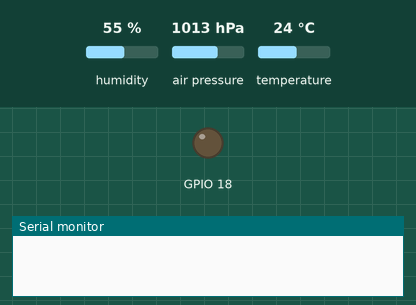
A program run on a simulated ESP32. Shown: output pins drawn as LEDs (lit = HIGH), the last lines printed to the serial monitor. Inputs (shaded band) come from the test bench; at power-on: humidity 55 %, air pressure 1013 hPa, temperature 24 °C. WiFi joins after 1.5 s; servers stay silent unless stated; uploads are accepted with an empty reply. At 3.1 s the program puts the board to deep sleep or switches it off; the recording ends there.

Above: at 0.0 s.
At 1.1 s:
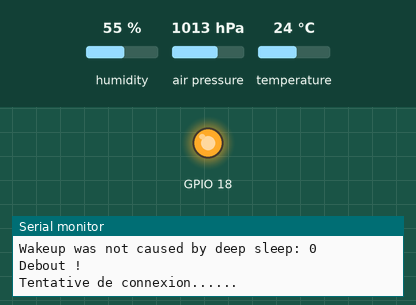
Timing chart, 0 to 2.6 s (numbered marks = the images above):
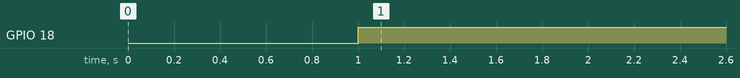

The program:

main.cpp
```cpp
#include <Arduino.h>
#include <Adafruit_Sensor.h>
#include <Adafruit_BME280.h>
#include <WiFi.h>
#include <HTTPClient.h>
#include "driver/adc.h"
#include <esp_wifi.h>
#include <esp_bt.h>
#include "constantes.h"

bool wifiOK;

bool webserviceOK;

Adafruit_BME280 bme; // Le capteur

float getTemperature()
{

  float temperature = 0;

  // Récupération de la température
  // On prend un certain nombre de mesures, et on en fait la moyenne
  for (int i = 0; i < NB_MESURES; i++)
  {
    temperature += bme.readTemperature();
  }

  temperature /= NB_MESURES;

  return temperature;
}

float getPression()
{

  float pression = 0;

  // Récupération de la pression
  // On prend un certain nombre de mesures, et on en fait la moyenne
  for (int i = 0; i < NB_MESURES; i++)
  {
    pression += bme.readPressure();
  }

  pression /= (float)NB_MESURES;

  // La mesure étant faite en pascal, on divise par 100 pour obtenir des hectopascal.
  pression /= 100.0F;

  // On calcule la pression relative au niveau de la mer (La pression diminue d'environ de 1 hPa tous les 8,3 m d'altitude)
  pression += ALTITUDE / 8.3F;

  return pression;
}

float getHumidite()
{

  float humidite = 0;

  // Récupération de l'humidité
  // On prend un certain nombre de mesures, et on en fait la moyenne
  for (int i = 0; i < NB_MESURES; i++)
  {
    humidite += bme.readHumidity();
  }
  humidite /= NB_MESURES;

  return humidite;
}

float getAltitude()
{

  float altitude = 0;

  // Récupération de l'altitude
  // On prend un certain nombre de mesures, et on en fait la moyenne
  for (int i = 0; i < NB_MESURES; i++)
  {
    altitude += bme.readAltitude(SEALEVELPRESSURE_HPA);
  }
  altitude /= NB_MESURES;

  return altitude;
}

float *getMesures()
{

  // Les données sont stockées dans un tableau de 4 float
  float *mesures = new float[4];

  float temperature = getTemperature();
  float pression = getPression();
  float humidite = getHumidite();
  float altitude = getAltitude();

  Serial.println("Température : " + String(temperature) + "°C");
  Serial.println("Pression : " + String(pression) + " hPa");
  Serial.println("Humidite : " + String(humidite) + " %");
  Serial.println("Altitude : " + String(altitude) + " m");
  Serial.println("\n");

  mesures[0] = temperature;
  mesures[1] = pression;
  mesures[2] = humidite;
  mesures[3] = altitude;

  return mesures;
}

void print_wakeup_reason()
{
  esp_sleep_wakeup_cause_t wakeup_reason;

  wakeup_reason = esp_sleep_get_wakeup_cause();

  switch (wakeup_reason)
  {
  case ESP_SLEEP_WAKEUP_EXT0:
    Serial.println("Wakeup caused by external signal using RTC_IO");
    break;
  case ESP_SLEEP_WAKEUP_EXT1:
    Serial.println("Wakeup caused by external signal using RTC_CNTL");
    break;
  case ESP_SLEEP_WAKEUP_TIMER:
    Serial.println("Wakeup caused by timer");
    break;
  case ESP_SLEEP_WAKEUP_TOUCHPAD:
    Serial.println("Wakeup caused by touchpad");
    break;
  case ESP_SLEEP_WAKEUP_ULP:
    Serial.println("Wakeup caused by ULP program");
    break;
  default:
    Serial.printf("Wakeup was not caused by deep sleep: %d\n", wakeup_reason);
    break;
  }
}

void initBME280()
{
  bool status;

  // Début de la lecture sur l'adresse du capteur
  status = bme.begin(0x76);

  if (!status) {
    Serial.println("Impossible de trouver le capteur BME280, vérifier le câblage !");
  } else {
    Serial.println("BME280 connecté");
  }

  Serial.println("\n");
}

void goToSleep()
{

  // On paramètre la durée de veille
  // Attention ! En MICROsecondes !
  esp_sleep_enable_timer_wakeup(SLEEPING_DURATION);

  // On déconnecte et désactive Wifi & bluetooth
  WiFi.disconnect(true);
  WiFi.mode(WIFI_OFF);
  btStop();

  adc_power_off();
  esp_wifi_stop();
  esp_bt_controller_disable();

  Serial.println("Dodo ! Réveil dans " + String(SLEEPING_DURATION / 1000000) + " secondes.");
  Serial.flush();
  esp_deep_sleep_start();
}

void init()
{
  Serial.begin(115200);
  delay(1000);

  print_wakeup_reason();
  Serial.println("Debout !");

  // Au lieu d'être alimenté par la pin 3V3, le capteur utilise le GPIO 18.
  // Il est donc nécessaire de le passer en HIGH pour qu'il produise 3,3V.
  pinMode(GPIO_NUM_18, OUTPUT);
  digitalWrite(GPIO_NUM_18, HIGH);
}

void initWifi()
{
  // Démarrage de la connexion
  WiFi.begin(ssid, password);

  Serial.print("Tentative de connexion...");

  // On laisse quelques secondes à la connexion pour se faire
  unsigned long startAttemptTime = millis();

  while (WiFi.status() != WL_CONNECTED && millis() - startAttemptTime < WIFI_TIMEOUT)
  {
    Serial.print(".");
    delay(100);
  }

  Serial.println("\n");

  if (WiFi.status() != WL_CONNECTED)
  {
    Serial.println("Impossible de se connecter au wifi.");
    wifiOK = false;
  }
  else
  {
    Serial.println("Connexion etablie!");
    Serial.print("Adresse IP: ");
    Serial.println(WiFi.localIP());
    wifiOK = true;
  }
}

void envoiDonnees(float *mesures)
{
  HTTPClient http;

  // On ouvre la connexion vers l'URL du webservice
  http.begin(wsURL);

  // On formate les mesures en JSON
  String json = "{\"donnees\":[{\"temperature\":" + String(mesures[0]) + ",\"pression\":" + String(mesures[1]) + ",\"humidite\":" + String(mesures[2]) + ",\"altitude\":" + String(mesures[3]) + ",\"idCapteur\":" + ID_CAPTEUR + "}]}";

  // On rajoute quelques headers à la requête
  http.addHeader("Content-Type", "application/json");
  http.addHeader("Content-Length", String(json.length()));
  http.addHeader("Host", hostRequete);
  http.addHeader("Connection", "close");
  int httpResponseCode = http.POST(json);

  Serial.println("Code réponse : " + String(httpResponseCode));

  // On considère que tout s'est bien passé si on reçoit un code réponse 201 CREATED
  webserviceOK = (httpResponseCode == 201);
}

void setup()
{

  init();

  initWifi();

  if (wifiOK) {

    initBME280();

    float *mesures = getMesures();

    envoiDonnees(mesures);

  }

  goToSleep();
}

void loop()
{
}
```

constantes.h
```cpp
#include <Arduino.h>

RTC_DATA_ATTR const char *ssid = "SSID";
RTC_DATA_ATTR const char *password = "PASSWORD";

const char *wsURL = "URL WEBSERVICE";

// Host du webservice destiné à la requête HTTP
const char *hostRequete = "HOST WEBSERVICE POUR REQUETE HTTP";

const int ID_CAPTEUR = 1;

const float SEALEVELPRESSURE_HPA = 1013.25;
const unsigned int NB_MESURES = 100;
const unsigned int SLEEPING_DURATION = 900000000; // 15 minutes en MICROsecondes
const unsigned int WIFI_TIMEOUT = 5000; // 5 secondes en millisecondes
const unsigned int ALTITUDE = 544; // L'altitude en mètres où se trouve le capteur, pour mesure de la pression relative
```

Measured:
- by itself, GPIO 18: LOW → HIGH at 1.0 s
